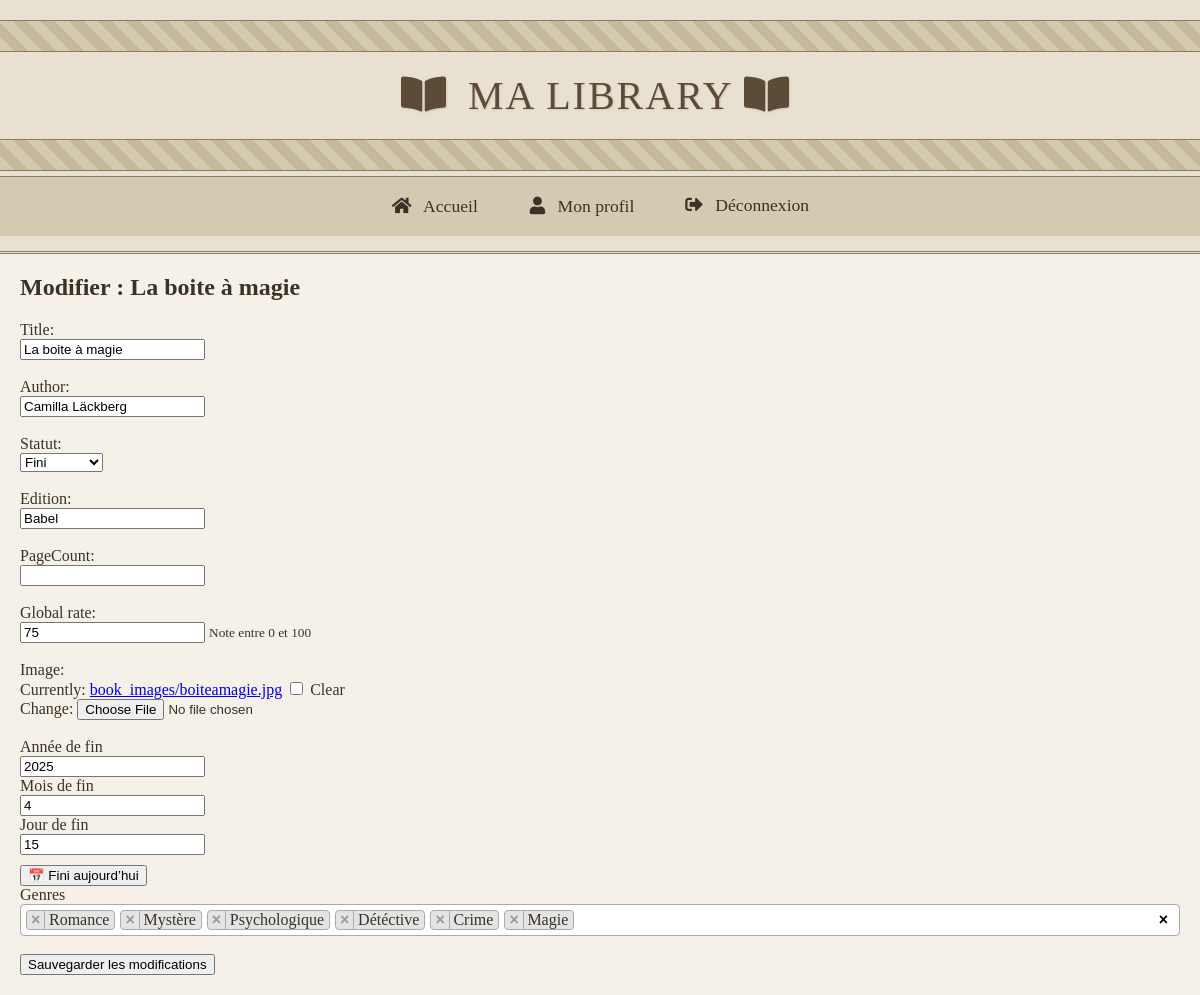
The page /book/6/edit/ (signed in) on the database its author committed.
### media/models.py (models this page shows, shortened)
class Book(models.Model):
    user = models.ForeignKey(User, on_delete=models.CASCADE)
    title = models.CharField(max_length=200)
    author = models.CharField(max_length=100, blank=True, null=True)
    statuts = {
        "Fini": "Fini",
        "Arrêté": "Arrêté",
        "En cours": "En cours",
        "En attente": "En attente",
    }
    statut = models.CharField( max_length=10, choices=statuts, blank=True, null=True)
    genres = models.ManyToManyField(Genre, blank=True)
    finished_year = models.PositiveIntegerField(blank=True, null=True)
    finished_month = models.PositiveIntegerField(blank=True, null=True)
    finished_day = models.PositiveIntegerField(blank=True, null=True)
    edition = models.CharField(max_length=100, blank=True)
    pageCount =  models.IntegerField(validators=[MinValueValidator(0),
                                                  MaxValueValidator(10000)],
                                      null=True,blank=True)
    global_rate = models.IntegerField(validators=[MinValueValidator(0),
                                                  MaxValueValidator(100)],
                                      null=True,blank=True,default=0,
                                      help_text="Note entre 0 et 100")
    if RENDER:
        image = CloudinaryField("image", blank=True, null=True)
    else:
        upload_path = 'book_images/'
        image = models.ImageField(upload_to=upload_path, blank=True, null=True)

### media/views.py (the view)
# urls.py: path('<str:model_name>/<int:item_id>/edit/', views.edit_item, name='edit_item'),
@login_required
def edit_item(request, model_name, item_id):
    model_mapping = {
        'book': Book,
        'movie': Movie,
        'series': Series,
        'manga': Manga,
    }
    model_class = model_mapping.get(model_name.lower())
    if not model_class:
        return redirect('home')
    item = get_object_or_404(model_class, id=item_id, user=request.user)
    form_class = {
        Book: BookForm,
        Movie: MovieForm,
        Series: SeriesForm,
        Manga: MangaForm
    }.get(model_class)
    if request.method == 'POST':
        form = form_class(request.POST, request.FILES, instance=item)
        if form.is_valid():
            item = form.save(user=request.user)
            return redirect('item_detail', model_name=model_name, item_id=item.id)
    else:
        form = form_class(instance=item)
        form.initial['raw_genres'] = ','.join([g.name for g in item.genres.all()])
    return render(request, 'media/edit_item.html', {
        'form': form,
        'title': f"Modifier : {item.title}",
        'all_genres': Genre.objects.all(),
    })

### media/forms.py (shortened to what this page needs)
class BookForm(forms.ModelForm):
    raw_genres = forms.CharField(
        widget=forms.HiddenInput(),
        required=False
    )
    class Meta:
        model = Book
        fields = ['title', 'author', 'statut',
        'finished_year','finished_month','finished_day',
         'edition', 'pageCount', 'global_rate', 'image']
    def __init__(self, *args, **kwargs):
        super().__init__(*args, **kwargs)

### templates/media/edit_item.html (shortened to what this page needs)
{% extends 'base.html' %}
{% load static %}
{% block content %}
  <h2>{{ title }}</h2>
  <form method="post" enctype="multipart/form-data">
    {% for field in form.visible_fields %}
      {% if field.name not in 'raw_genres finished_year finished_month finished_day' %}
        <div>
          {{ field.label_tag }}<br>
          {{ field }}
          {% if field.help_text %}
            <small>{{ field.help_text }}</small>
          {% endif %}
        </div>
        <br>
      {% endif %}
    {% endfor %}
    <div>
       <label>Année de fin</label><br>
       {{ form.finished_year }}
    </div>
    <div>
       <label>Mois de fin</label><br>
       {{ form.finished_month }}
    </div>
    <div>
       <label>Jour de fin</label><br>
       {{ form.finished_day }}
    </div>
    <div style="margin-top: 10px;">
       <button type="button" id="set-today">📅 Fini aujourd’hui</button>
    </div>
    <label for="genre-select">Genres</label>
    <br><br>
    <button type="submit">Sauvegarder les modifications</button>
  </form>
{% endblock %}
{% block extra_js %}
  <link href="https://cdn.jsdelivr.net/npm/select2@4.1.0-rc.0/dist/css/select2.min.css" rel="stylesheet" />
{% endblock %}

### static/style.css (style rules this page uses)
body { margin: 0; font-family: 'Times New Roman', serif; background-color: #f5f1e8; color: #3a3226; }

### rows shown on the page
Book: visible_fields "La boite à magie" "Camilla Läckberg" "Fini" "Babel" "75", finished_year "2025", finished_month "4", finished_day "15"

### other values the page prints
{{ title }} "Modifier : La boite à magie"
{{ field.label_tag }} "Title:" "Author:" "Statut:" "Edition:" "PageCount:" "Global rate:" "Image:"
{{ field.help_text }} "Note entre 0 et 100"
